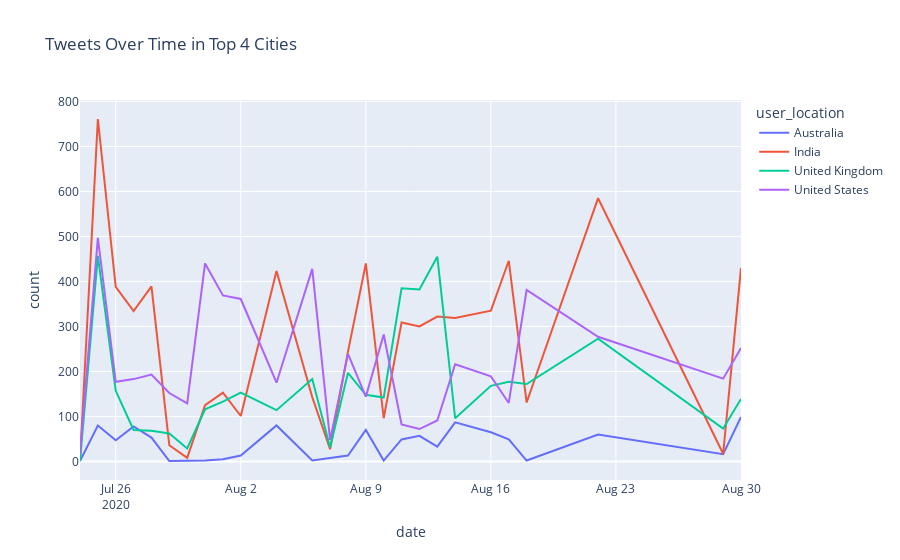

The code cell stored with this chart in its notebook:
### Code cell
data['date'] = pd.to_datetime(data['date'])
top_locations_over_time = data.groupby(['user_location', pd.Grouper(key='date', freq='D')]).size().reset_index(name='count')
top_4_locations = top_locations_over_time.groupby('user_location')['count'].sum().nlargest(4).index

top_locations_over_time_filtered = top_locations_over_time[top_locations_over_time['user_location'].isin(top_4_locations)]

fig = px.line(top_locations_over_time_filtered,
              x='date',
              y='count',
              color='user_location',
              title='Tweets Over Time in Top 4 Cities')

fig.show()

### Figure 1 — Plotly figure (JSON) as saved in the notebook; plotly's stock layout.template omitted (floating-point values rounded to 4 significant figures)
{"data": [{"hovertemplate": "user_location=Australia<br>date=%{x}<br>count=%{y}<extra></extra>", "legendgroup": "Australia", "line": {"color": "#636efa", "dash": "solid"}, "marker": {"symbol": "circle"}, "mode": "lines", "name": "Australia", "orientation": "v", "showlegend": true, "type": "scatter", "x": ["2020-07-24T00:00:00", "2020-07-25T00:00:00", "2020-07-26T00:00:00", "2020-07-27T00:00:00", "2020-07-28T00:00:00", "2020-07-29T00:00:00", "2020-07-31T00:00:00", "2020-08-01T00:00:00", "2020-08-02T00:00:00", "2020-08-04T00:00:00", "2020-08-06T00:00:00", "2020-08-08T00:00:00", "2020-08-09T00:00:00", "2020-08-10T00:00:00", "2020-08-11T00:00:00", "2020-08-12T00:00:00", "2020-08-13T00:00:00", "2020-08-14T00:00:00", "2020-08-16T00:00:00", "2020-08-17T00:00:00", "2020-08-18T00:00:00", "2020-08-22T00:00:00", "2020-08-29T00:00:00", "2020-08-30T00:00:00"], "xaxis": "x", "y": [1, 80, 47, 78, 53, 1, 2, 5, 13, 80, 2, 13, 70, 2, 49, 57, 33, 87, 65, 49, 2, 60, 16, 99], "yaxis": "y"}, {"hovertemplate": "user_location=India<br>date=%{x}<br>count=%{y}<extra></extra>", "legendgroup": "India", "line": {"color": "#EF553B", "dash": "solid"}, "marker": {"symbol": "circle"}, "mode": "lines", "name": "India", "orientation": "v", "showlegend": true, "type": "scatter", "x": ["2020-07-24T00:00:00", "2020-07-25T00:00:00", "2020-07-26T00:00:00", "2020-07-27T00:00:00", "2020-07-28T00:00:00", "2020-07-29T00:00:00", "2020-07-30T00:00:00", "2020-07-31T00:00:00", "2020-08-01T00:00:00", "2020-08-02T00:00:00", "2020-08-04T00:00:00", "2020-08-06T00:00:00", "2020-08-07T00:00:00", "2020-08-08T00:00:00", "2020-08-09T00:00:00", "2020-08-10T00:00:00", "2020-08-11T00:00:00", "2020-08-12T00:00:00", "2020-08-13T00:00:00", "2020-08-14T00:00:00", "2020-08-16T00:00:00", "2020-08-17T00:00:00", "2020-08-18T00:00:00", "2020-08-22T00:00:00", "2020-08-29T00:00:00", "2020-08-30T00:00:00"], "xaxis": "x", "y": [1, 761, 388, 334, 389, 36, 8, 125, 153, 101, 423, 143, 27, 244, 440, 96, 309, 300, 322, 319, 335, 446, 131, 585, 17, 430], "yaxis": "y"}, {"hovertemplate": "user_location=United Kingdom<br>date=%{x}<br>count=%{y}<extra></extra>", "legendgroup": "United Kingdom", "line": {"color": "#00cc96", "dash": "solid"}, "marker": {"symbol": "circle"}, "mode": "lines", "name": "United Kingdom", "orientation": "v", "showlegend": true, "type": "scatter", "x": ["2020-07-24T00:00:00", "2020-07-25T00:00:00", "2020-07-26T00:00:00", "2020-07-27T00:00:00", "2020-07-28T00:00:00", "2020-07-29T00:00:00", "2020-07-30T00:00:00", "2020-07-31T00:00:00", "2020-08-01T00:00:00", "2020-08-02T00:00:00", "2020-08-04T00:00:00", "2020-08-06T00:00:00", "2020-08-07T00:00:00", "2020-08-08T00:00:00", "2020-08-09T00:00:00", "2020-08-10T00:00:00", "2020-08-11T00:00:00", "2020-08-12T00:00:00", "2020-08-13T00:00:00", "2020-08-14T00:00:00", "2020-08-16T00:00:00", "2020-08-17T00:00:00", "2020-08-18T00:00:00", "2020-08-22T00:00:00", "2020-08-29T00:00:00", "2020-08-30T00:00:00"], "xaxis": "x", "y": [1, 457, 157, 70, 68, 62, 29, 116, 133, 153, 114, 183, 31, 197, 148, 142, 385, 382, 455, 96, 168, 177, 172, 273, 73, 139], "yaxis": "y"}, {"hovertemplate": "user_location=United States<br>date=%{x}<br>count=%{y}<extra></extra>", "legendgroup": "United States", "line": {"color": "#ab63fa", "dash": "solid"}, "marker": {"symbol": "circle"}, "mode": "lines", "name": "United States", "orientation": "v", "showlegend": true, "type": "scatter", "x": ["2020-07-24T00:00:00", "2020-07-25T00:00:00", "2020-07-26T00:00:00", "2020-07-27T00:00:00", "2020-07-28T00:00:00", "2020-07-29T00:00:00", "2020-07-30T00:00:00", "2020-07-31T00:00:00", "2020-08-01T00:00:00", "2020-08-02T00:00:00", "2020-08-04T00:00:00", "2020-08-06T00:00:00", "2020-08-07T00:00:00", "2020-08-08T00:00:00", "2020-08-09T00:00:00", "2020-08-10T00:00:00", "2020-08-11T00:00:00", "2020-08-12T00:00:00", "2020-08-13T00:00:00", "2020-08-14T00:00:00", "2020-08-16T00:00:00", "2020-08-17T00:00:00", "2020-08-18T00:00:00", "2020-08-22T00:00:00", "2020-08-29T00:00:00", "2020-08-30T00:00:00"], "xaxis": "x", "y": [17, 497, 177, 183, 193, 152, 129, 440, 369, 361, 175, 428, 48, 239, 144, 282, 82, 72, 91, 216, 189, 130, 381, 277, 184, 252], "yaxis": "y"}], "layout": {"legend": {"title": {"text": "user_location"}, "tracegroupgap": 0}, "title": {"text": "Tweets Over Time in Top 4 Cities"}, "xaxis": {"anchor": "y", "domain": [0, 1], "title": {"text": "date"}}, "yaxis": {"anchor": "x", "domain": [0, 1], "title": {"text": "count"}}}}
